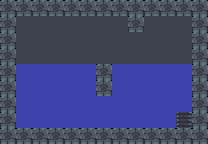

The image is a tile-based game level rendered from a .tmx file. Its description and complete source (layers, tilesets, objects, tile grids) follow:
An orthogonal 13x9 tile map with 16x16 px tiles, 1 tile layer (terrain) and 8 objects.

<map version="1.10" tiledversion="1.11.2" orientation="orthogonal" renderorder="right-down" width="13" height="9" tilewidth="16" tileheight="16" infinite="0" nextlayerid="3" nextobjectid="9">
 <properties>
  <property name="name" value="The Pier" />
  <property name="author" value="moineau" />
  <property name="goldMoves" type="int" value="48" />
  <property name="goldTime" type="float" value="12.3" />
  <property name="platinumMoves" type="int" value="42" />
 </properties>
 <tileset firstgid="1" source="tileset.tsx" />
 <layer id="1" name="terrain" width="13" height="9">
  <data encoding="csv">
4,4,4,4,4,4,4,4,4,4,4,4,4,
4,1,1,1,1,1,1,1,4,1,1,1,4,
4,1,1,1,1,1,1,1,1,1,1,1,4,
4,1,1,1,1,1,1,1,1,1,1,1,4,
4,3,3,3,3,3,4,3,3,3,3,3,4,
4,3,3,3,3,3,4,3,3,3,3,3,4,
4,3,3,3,3,3,3,3,3,3,3,3,4,
4,3,3,3,3,3,3,3,3,3,3,5,4,
4,4,4,4,4,4,4,4,4,4,4,4,4
</data>
 </layer>
 <objectgroup id="2" name="objects">
  <object id="1" gid="6" x="16" y="32" width="16" height="16" />
  <object id="2" gid="9" x="96" y="32" width="16" height="16" />
  <object id="3" gid="9" x="160" y="32" width="16" height="16" />
  <object id="4" gid="9" x="112" y="48" width="16" height="16" />
  <object id="5" gid="9" x="160" y="48" width="16" height="16" />
  <object id="6" gid="9" x="48" y="64" width="16" height="16" />
  <object id="7" gid="9" x="144" y="64" width="16" height="16" />
  <object id="8" gid="9" x="176" y="64" width="16" height="16" />
 </objectgroup>
</map>
